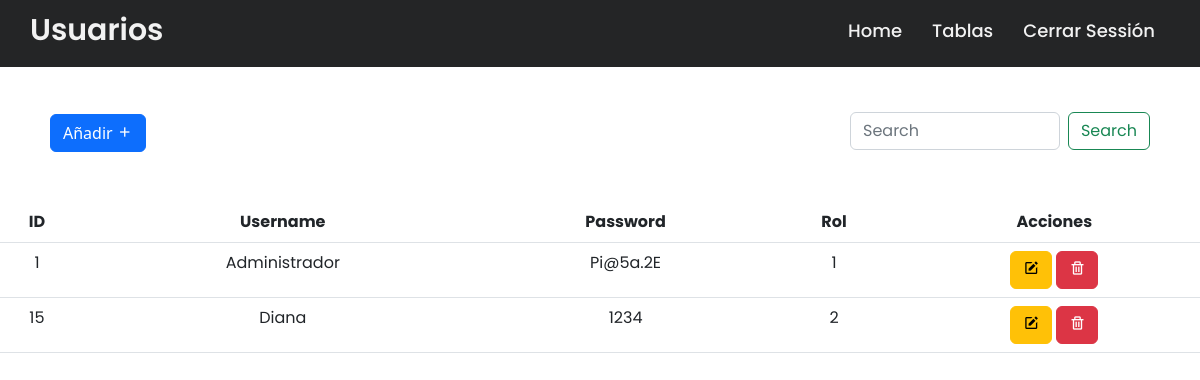
The app's page /tab/users/users.php (signed in), older data.
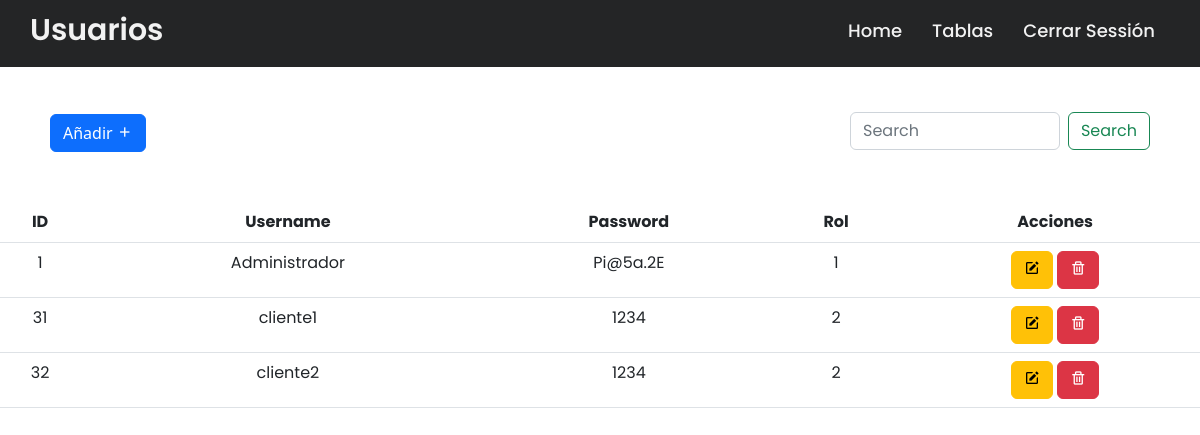
The same page, newer data.
### tables this page shows
CREATE TABLE `usernames` (
  `ID` int(11) NOT NULL,
  `username` varchar(50) NOT NULL,
  `password` varchar(10) NOT NULL,
  `rol_id` int(11) NOT NULL
);

### tab/users/users.php (the view, shortened to what this page needs)
<?php include('../../config/conexion.php'); ?>
<!DOCTYPE html>
<html lang="en">
<head>
    <link rel="stylesheet" href="../../css/navbar.css">
    <link href="https://cdn.jsdelivr.net/npm/bootstrap@5.2.2/dist/css/bootstrap.min.css" rel="stylesheet">
    <link href='https://unpkg.com/boxicons@2.1.4/css/boxicons.min.css' rel='stylesheet'>
    <link rel="stylesheet" href="https://cdnjs.cloudflare.com/ajax/libs/font-awesome/5.15.3/css/all.min.css"/>
</head>
<body><br>
    <div class="navbar">
    <nav>
    <div class="wrapper">
      <div class="logo"><a href="#"> Usuarios </a></div>
      <ul class="nav-links">
        <li><a href="../../home.php">Home</a></li>
        <li>
          <a href="#" class="desktop-item">Tablas</a>
        </li>
        <li><a type="submite" href="../../destroy.php">Cerrar Sessión</a></li>
      </ul>
    </div>
  </nav>
    </div>
    <br>
    <div class="position-absolute top-10 end-0" style="width: 300px; margin-right: 50px;"><br><br>
    <form class="d-flex" role="search">
        <input class="form-control me-2" type="search" placeholder="Search" aria-label="Search">
        <button class="btn btn-outline-success" type="submit">Search</button>
      </form>
    </div>
    <button type="button" class="btn btn-primary" data-bs-toggle="modal" data-bs-target="#exampleModal" style="margin: 50px;">
        Añadir <i class='bx bx-plus'></i>
    </button>
    <div class="row justify-content-center">
    <table class="table" style="width: 1400px;">
  <thead class="text-center">
    <tr>
      <th scope="col">ID</th>
      <th scope="col">Username</th>
      <th scope="col">Password</th>
      <th scope="col">Rol</th>
      <th scope="col">Acciones</th>
    </tr>
  </thead>
  <tbody class="text-center">
    <?php
      $query = "SELECT * FROM usernames";
      $result_task = mysqli_query($conexion, $query);
      while($row = mysqli_fetch_assoc($result_task)) { ?>
      <tr>
        <td><?php echo $row['ID']; ?></td>
        <td><?php echo $row['username']; ?></td>
        <td><?php echo $row['password']; ?></td>
        <td><?php echo $row['rol_id']; ?></td>
        <td>
          <a href="edit.php?ID=<?php echo $row['ID']?>" class="btn btn-warning">
            <i class='bx bxs-edit'></i>
          </a>
          <a href="delete.php?ID=<?php echo $row['ID']?>" onclick="return confirm('Are you sure you want to delete?')" class="btn btn-danger">
            <i class='bx bx-trash'></i>
          </a>
        </td>
      </tr>
      <?php } ?>
  </tbody>
</table>
    </div>
</body>
</html>

### css/navbar.css (style rules this page uses)
* { margin: 0; padding: 0; box-sizing: border-box; font-family: 'Poppins', sans-serif; }
nav { position: fixed; z-index: 99; width: 100%; background: #242526; }
nav .wrapper { position: relative; max-width: 1300px; padding: 0px 30px; height: 70px; line-height: 70px; margin: auto; display: flex; align-items: center; justify-content: space-between; }
.wrapper .logo a { color: #f2f2f2; font-size: 30px; font-weight: 600; text-decoration: none; }
.wrapper .nav-links { display: inline-flex; text-decoration: none; }
.nav-links { margin-top: 15px; }
.nav-links li { list-style: none; }
.nav-links li a { color: #f2f2f2; text-decoration: none; font-size: 18px; font-weight: 500; padding: 9px 15px; border-radius: 5px; transition: all 0.3s ease; }

Row changes from the older to the newer data that the page shows:
removed usernames: ID "15", username "Diana", password "1234", rol "2"
added usernames: ID "31", username "cliente1", password "1234", rol "2"
added usernames: ID "32", username "cliente2", password "1234", rol "2"
